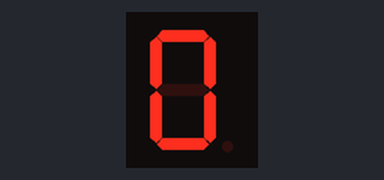
Bench run of a sketch on a simulated Arduino Uno, built with avr-gcc and run on an emulated ATmega328P. Shown: 1-digit seven-segment display. Wiring (inferred from the names in the program): 1-digit 7-segment display, segments lit when LOW: segments pin 2, pin 3, pin 4, pin 5, pin 6, pin 7, pin 8, pin 9. The segment pins are drawn as the display they are named for.

Above: at 0.1 s.
At 0.6 s:
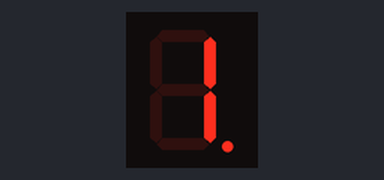
At 1.1 s:
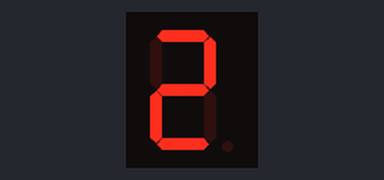
At 2.1 s:
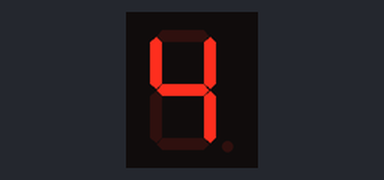
At 3.1 s:
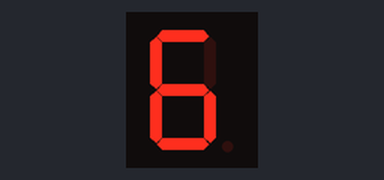
At 4.6 s:
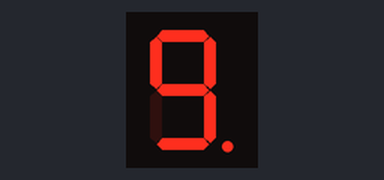

Measured:
- by itself, everything shown: repeats every 5.0 s, in 10 steps
- what the display in image 1 shows lasts 0.5 s, from 0.5 s to 1.0 s

The sketch:

3.2.ino
```cpp
int LedA = 2; //A
int LedB = 3; //B
int LedC = 4; //C
int LedD = 5; //D
int LedE = 6; //E
int LedF = 7; //F
int LedG = 8; //G //pin10
int LedDP = 9; //DP
int POWER = 10; //5V

void setup() {
pinMode(LedA , OUTPUT);
pinMode(LedB , OUTPUT);
pinMode(LedC , OUTPUT);
pinMode(LedD , OUTPUT);
pinMode(LedE , OUTPUT);
pinMode(LedF , OUTPUT);
pinMode(LedG , OUTPUT);
pinMode(LedDP , OUTPUT);
pinMode(POWER , OUTPUT);
  // put your setup code here, to run once:
}
void loop() {
  // put your main code here, to run repeatedly:
  digitalWrite(POWER,HIGH);
  zero();
  delay(500);
  oneDot();
  delay(500);
  two();
  delay(500);
  threeDot();
  delay(500);
  four();
  delay(500);
  fiveDot();
  delay(500);
  six();
  delay(500);
  sevenDot();
  delay(500);
  eight();
  delay(500);
  nineDot();
  delay(500);
}
void zero(){
  digitalWrite(LedA , LOW);
  digitalWrite(LedB , LOW);
  digitalWrite(LedC , LOW);
  digitalWrite(LedD , LOW);
  digitalWrite(LedE , LOW);//on
  digitalWrite(LedF , LOW);
  digitalWrite(LedG , HIGH);
  digitalWrite(LedDP , HIGH);
}
void oneDot(){
  digitalWrite(LedA , HIGH);
  digitalWrite(LedB , LOW);
  digitalWrite(LedC , LOW);
  digitalWrite(LedD , HIGH);
  digitalWrite(LedE , HIGH);
  digitalWrite(LedF , HIGH);
  digitalWrite(LedG , HIGH);
  digitalWrite(LedDP , LOW);
}
void two(){
  digitalWrite(LedA , LOW);
  digitalWrite(LedB , LOW);
  digitalWrite(LedC , HIGH);
  digitalWrite(LedD , LOW);
  digitalWrite(LedE , LOW);
  digitalWrite(LedF , HIGH);
  digitalWrite(LedG , LOW);
  digitalWrite(LedDP , HIGH);
}
void threeDot(){
  digitalWrite(LedA , LOW);
  digitalWrite(LedB , LOW);
  digitalWrite(LedC , LOW);
  digitalWrite(LedD , LOW);
  digitalWrite(LedE , HIGH);
  digitalWrite(LedF , HIGH);
  digitalWrite(LedG , LOW);
  digitalWrite(LedDP , LOW);
}
void four(){
  digitalWrite(LedA , HIGH);
  digitalWrite(LedB , LOW);
  digitalWrite(LedC , LOW);
  digitalWrite(LedD , HIGH);
  digitalWrite(LedE , HIGH);
  digitalWrite(LedF , LOW);
  digitalWrite(LedG , LOW);
  digitalWrite(LedDP , HIGH);
}
void fiveDot(){
  digitalWrite(LedA , LOW);
  digitalWrite(LedB , HIGH);
  digitalWrite(LedC , LOW);
  digitalWrite(LedD , LOW);
  digitalWrite(LedE , HIGH);
  digitalWrite(LedF , LOW);
  digitalWrite(LedG , LOW);
  digitalWrite(LedDP , LOW);
}
void six(){
  digitalWrite(LedA , LOW);
  digitalWrite(LedB , HIGH);
  digitalWrite(LedC , LOW);
  digitalWrite(LedD , LOW);
  digitalWrite(LedE , LOW);
  digitalWrite(LedF , LOW);
  digitalWrite(LedG , LOW);
  digitalWrite(LedDP , HIGH);
}
void sevenDot(){
  digitalWrite(LedA , LOW);
  digitalWrite(LedB , LOW);
  digitalWrite(LedC , LOW);
  digitalWrite(LedD , HIGH);
  digitalWrite(LedE , HIGH);
  digitalWrite(LedF , HIGH);
  digitalWrite(LedG , HIGH);
  digitalWrite(LedDP , LOW);
}
void eight(){
  digitalWrite(LedA , LOW);
  digitalWrite(LedB , LOW);
  digitalWrite(LedC , LOW);
  digitalWrite(LedD , LOW);
  digitalWrite(LedE , LOW);
  digitalWrite(LedF , LOW);
  digitalWrite(LedG , LOW);
  digitalWrite(LedDP , HIGH);
}
void nineDot(){
  digitalWrite(LedA , LOW);
  digitalWrite(LedB , LOW);
  digitalWrite(LedC , LOW);
  digitalWrite(LedD , LOW);
  digitalWrite(LedE , HIGH);
  digitalWrite(LedF , LOW);
  digitalWrite(LedG , LOW);
  digitalWrite(LedDP , LOW);
}
```
